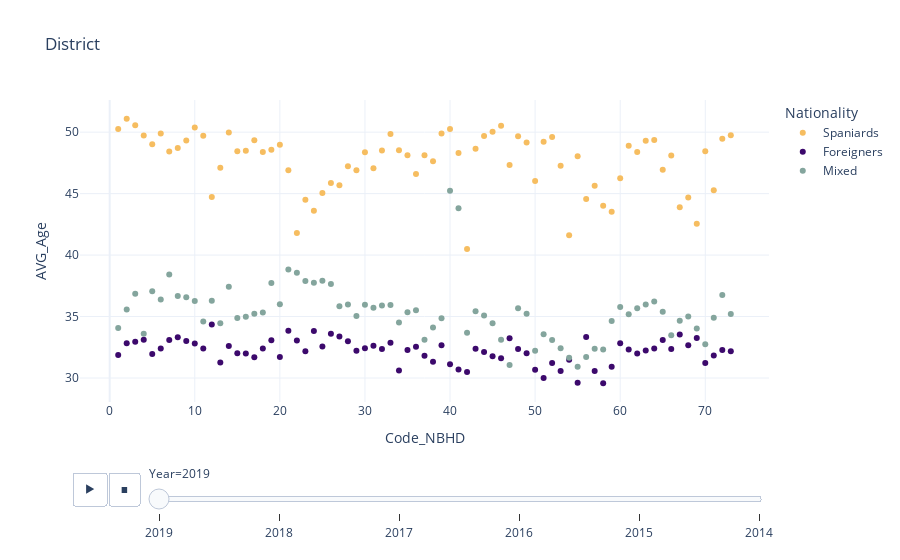

The notebook cell this image was saved under:
### Code cell
fig = px.scatter(composition, x='Code_NBHD', y='AVG_Age', animation_frame="Year", title="District",
                 color_discrete_map=color_dict, color="Nationality",  template="plotly_white",
                 hover_name='Name_NBHD', labels={'Name_NBHD':'Neighborhood Name'})
fig.show()

### Figure 1 — Plotly figure (JSON) as saved in the notebook; plotly's stock layout.template omitted (floating-point values rounded to 4 significant figures)
{"data": [{"hovertemplate": "<b>%{hovertext}</b><br><br>Nationality=Spaniards<br>Year=2019<br>Code_NBHD=%{x}<br>AVG_Age=%{y}<extra></extra>", "hovertext": ["el Raval", "el Barri Gòtic", "la Barceloneta", "Sant Pere, Santa Caterina i la Ribera", "el Fort Pienc", "la Sagrada Família", "la Dreta de l'Eixample", "l'Antiga Esquerra de l'Eixample", "la Nova Esquerra de l'Eixample", "Sant Antoni", "el Poble Sec", "la Marina del Prat Vermell", "la Marina de Port", "la Font de la Guatlla", "Hostafrancs", "la Bordeta", "Sants - Badal", "Sants", "les Corts", "la Maternitat i Sant Ramon", "Pedralbes", "Vallvidrera, el Tibidabo i les Planes", "Sarrià", "les Tres Torres", "Sant Gervasi - la Bonanova", "Sant Gervasi - Galvany", "el Putxet i el Farró", "Vallcarca i els Penitents", "el Coll", "la Salut", "la Vila de Gràcia", "el Camp d'en Grassot i Gràcia Nova", "el Baix Guinardó", "Can Baró", "el Guinardó", "la Font d'en Fargues", "el Carmel", "la Teixonera", "Sant Genís dels Agudells", "Montbau", "la Vall d'Hebron", "la Clota", "Horta", "Vilapicina i la Torre Llobeta", "Porta", "el Turó de la Peira", "Can Peguera", "la Guineueta", "Canyelles", "les Roquetes", "Verdun", "la Prosperitat", "la Trinitat Nova", "Torre Baró", "Ciutat Meridiana", "Vallbona", "la Trinitat Vella", "Baró de Viver", "el Bon Pastor", "Sant Andreu", "la Sagrera", "el Congrés i els Indians", "Navas", "el Camp de l'Arpa del Clot", "el Clot", "el Parc i la Llacuna del Poblenou", "la Vila Olímpica del Poblenou", "el Poblenou", "Diagonal Mar i el Front Marítim del Poblenou", "el Besòs i el Maresme", "Provençals del Poblenou", "Sant Martí de Provençals", "la Verneda i la Pau"], "legendgroup": "Spaniards", "marker": {"color": "#f6bd60", "symbol": "circle"}, "mode": "markers", "name": "Spaniards", "orientation": "v", "showlegend": true, "type": "scatter", "x": [1, 2, 3, 4, 5, 6, 7, 8, 9, 10, 11, 12, 13, 14, 15, 16, 17, 18, 19, 20, 21, 22, 23, 24, 25, 26, 27, 28, 29, 30, 31, 32, 33, 34, 35, 36, 37, 38, 39, 40, 41, 42, 43, 44, 45, 46, 47, 48, 49, 50, 51, 52, 53, 54, 55, 56, 57, 58, 59, 60, 61, 62, 63, 64, 65, 66, 67, 68, 69, 70, 71, 72, 73], "xaxis": "x", "y": [50.25, 51.08, 50.57, 49.73, 49.02, 49.89, 48.44, 48.71, 49.33, 50.38, 49.7, 44.73, 47.1, 49.97, 48.45, 48.5, 49.34, 48.39, 48.57, 48.97, 46.9, 41.8, 44.5, 43.61, 45.05, 45.87, 45.68, 47.22, 46.91, 48.37, 47.06, 48.51, 49.85, 48.52, 48.12, 46.6, 48.12, 47.64, 49.9, 50.25, 48.3, 40.49, 48.65, 49.69, 50.04, 50.51, 47.33, 49.68, 49.15, 46.03, 49.21, 49.61, 47.26, 41.61, 48.04, 44.55, 45.63, 44.01, 43.52, 46.24, 48.9, 48.39, 49.3, 49.36, 46.94, 48.11, 43.9, 44.68, 42.55, 48.45, 45.27, 49.46, 49.76], "yaxis": "y"}, {"hovertemplate": "<b>%{hovertext}</b><br><br>Nationality=Foreigners<br>Year=2019<br>Code_NBHD=%{x}<br>AVG_Age=%{y}<extra></extra>", "hovertext": ["el Raval", "el Barri Gòtic", "la Barceloneta", "Sant Pere, Santa Caterina i la Ribera", "el Fort Pienc", "la Sagrada Família", "la Dreta de l'Eixample", "l'Antiga Esquerra de l'Eixample", "la Nova Esquerra de l'Eixample", "Sant Antoni", "el Poble Sec", "la Marina del Prat Vermell", "la Marina de Port", "la Font de la Guatlla", "Hostafrancs", "la Bordeta", "Sants - Badal", "Sants", "les Corts", "la Maternitat i Sant Ramon", "Pedralbes", "Vallvidrera, el Tibidabo i les Planes", "Sarrià", "les Tres Torres", "Sant Gervasi - la Bonanova", "Sant Gervasi - Galvany", "el Putxet i el Farró", "Vallcarca i els Penitents", "el Coll", "la Salut", "la Vila de Gràcia", "el Camp d'en Grassot i Gràcia Nova", "el Baix Guinardó", "Can Baró", "el Guinardó", "la Font d'en Fargues", "el Carmel", "la Teixonera", "Sant Genís dels Agudells", "Montbau", "la Vall d'Hebron", "la Clota", "Horta", "Vilapicina i la Torre Llobeta", "Porta", "el Turó de la Peira", "Can Peguera", "la Guineueta", "Canyelles", "les Roquetes", "Verdun", "la Prosperitat", "la Trinitat Nova", "Torre Baró", "Ciutat Meridiana", "Vallbona", "la Trinitat Vella", "Baró de Viver", "el Bon Pastor", "Sant Andreu", "la Sagrera", "el Congrés i els Indians", "Navas", "el Camp de l'Arpa del Clot", "el Clot", "el Parc i la Llacuna del Poblenou", "la Vila Olímpica del Poblenou", "el Poblenou", "Diagonal Mar i el Front Marítim del Poblenou", "el Besòs i el Maresme", "Provençals del Poblenou", "Sant Martí de Provençals", "la Verneda i la Pau"], "legendgroup": "Foreigners", "marker": {"color": "#3c096c", "symbol": "circle"}, "mode": "markers", "name": "Foreigners", "orientation": "v", "showlegend": true, "type": "scatter", "x": [1, 2, 3, 4, 5, 6, 7, 8, 9, 10, 11, 12, 13, 14, 15, 16, 17, 18, 19, 20, 21, 22, 23, 24, 25, 26, 27, 28, 29, 30, 31, 32, 33, 34, 35, 36, 37, 38, 39, 40, 41, 42, 43, 44, 45, 46, 47, 48, 49, 50, 51, 52, 53, 54, 55, 56, 57, 58, 59, 60, 61, 62, 63, 64, 65, 66, 67, 68, 69, 70, 71, 72, 73], "xaxis": "x", "y": [31.88, 32.83, 32.94, 33.11, 31.96, 32.4, 33.09, 33.32, 33.02, 32.8, 32.4, 34.35, 31.27, 32.61, 32.02, 31.98, 31.69, 32.41, 33.07, 31.71, 33.84, 33.06, 32.18, 33.82, 32.57, 33.61, 33.37, 32.99, 32.21, 32.41, 32.62, 32.35, 32.86, 30.62, 32.28, 32.54, 31.81, 31.33, 32.66, 31.12, 30.7, 30.49, 32.39, 32.12, 31.78, 31.61, 33.24, 32.36, 32.02, 30.66, 30.01, 31.23, 30.57, 31.49, 29.62, 33.33, 30.58, 29.58, 30.92, 32.82, 32.32, 32, 32.23, 32.41, 33.1, 32.37, 33.54, 32.67, 33.25, 31.21, 31.84, 32.27, 32.17], "yaxis": "y"}, {"hovertemplate": "<b>%{hovertext}</b><br><br>Nationality=Mixed<br>Year=2019<br>Code_NBHD=%{x}<br>AVG_Age=%{y}<extra></extra>", "hovertext": ["el Raval", "el Barri Gòtic", "la Barceloneta", "Sant Pere, Santa Caterina i la Ribera", "el Fort Pienc", "la Sagrada Família", "la Dreta de l'Eixample", "l'Antiga Esquerra de l'Eixample", "la Nova Esquerra de l'Eixample", "Sant Antoni", "el Poble Sec", "la Marina del Prat Vermell", "la Marina de Port", "la Font de la Guatlla", "Hostafrancs", "la Bordeta", "Sants - Badal", "Sants", "les Corts", "la Maternitat i Sant Ramon", "Pedralbes", "Vallvidrera, el Tibidabo i les Planes", "Sarrià", "les Tres Torres", "Sant Gervasi - la Bonanova", "Sant Gervasi - Galvany", "el Putxet i el Farró", "Vallcarca i els Penitents", "el Coll", "la Salut", "la Vila de Gràcia", "el Camp d'en Grassot i Gràcia Nova", "el Baix Guinardó", "Can Baró", "el Guinardó", "la Font d'en Fargues", "el Carmel", "la Teixonera", "Sant Genís dels Agudells", "Montbau", "la Vall d'Hebron", "la Clota", "Horta", "Vilapicina i la Torre Llobeta", "Porta", "el Turó de la Peira", "Can Peguera", "la Guineueta", "Canyelles", "les Roquetes", "Verdun", "la Prosperitat", "la Trinitat Nova", "Torre Baró", "Ciutat Meridiana", "Vallbona", "la Trinitat Vella", "Baró de Viver", "el Bon Pastor", "Sant Andreu", "la Sagrera", "el Congrés i els Indians", "Navas", "el Camp de l'Arpa del Clot", "el Clot", "el Parc i la Llacuna del Poblenou", "la Vila Olímpica del Poblenou", "el Poblenou", "Diagonal Mar i el Front Marítim del Poblenou", "el Besòs i el Maresme", "Provençals del Poblenou", "Sant Martí de Provençals", "la Verneda i la Pau"], "legendgroup": "Mixed", "marker": {"color": "#84a59d", "symbol": "circle"}, "mode": "markers", "name": "Mixed", "orientation": "v", "showlegend": true, "type": "scatter", "x": [1, 2, 3, 4, 5, 6, 7, 8, 9, 10, 11, 12, 13, 14, 15, 16, 17, 18, 19, 20, 21, 22, 23, 24, 25, 26, 27, 28, 29, 30, 31, 32, 33, 34, 35, 36, 37, 38, 39, 40, 41, 42, 43, 44, 45, 46, 47, 48, 49, 50, 51, 52, 53, 54, 55, 56, 57, 58, 59, 60, 61, 62, 63, 64, 65, 66, 67, 68, 69, 70, 71, 72, 73], "xaxis": "x", "y": [34.08, 35.56, 36.85, 33.59, 37.06, 36.38, 38.42, 36.66, 36.57, 36.25, 34.59, 36.27, 34.46, 37.43, 34.87, 34.98, 35.23, 35.33, 37.74, 36.0, 38.83, 38.56, 37.89, 37.75, 37.92, 37.65, 35.84, 35.97, 35.04, 35.95, 35.71, 35.89, 35.94, 34.51, 35.36, 35.52, 33.11, 34.1, 34.86, 45.23, 43.82, 33.68, 35.43, 35.09, 34.45, 33.11, 31.06, 35.68, 35.23, 32.22, 33.56, 33.1, 32.41, 31.65, 30.91, 31.71, 32.38, 32.31, 34.63, 35.77, 35.18, 35.68, 35.98, 36.23, 35.39, 33.48, 34.66, 35.01, 34.02, 32.74, 34.9, 36.76, 35.22], "yaxis": "y"}], "layout": {"legend": {"title": {"text": "Nationality"}, "tracegroupgap": 0}, "sliders": [{"active": 0, "currentvalue": {"prefix": "Year="}, "len": 0.9, "pad": {"b": 10, "t": 60}, "steps": [{"args": [["2019"], {"frame": {"duration": 0, "redraw": false}, "fromcurrent": true, "mode": "immediate", "transition": {"duration": 0, "easing": "linear"}}], "label": "2019", "method": "animate"}, {"args": [["2018"], {"frame": {"duration": 0, "redraw": false}, "fromcurrent": true, "mode": "immediate", "transition": {"duration": 0, "easing": "linear"}}], "label": "2018", "method": "animate"}, {"args": [["2017"], {"frame": {"duration": 0, "redraw": false}, "fromcurrent": true, "mode": "immediate", "transition": {"duration": 0, "easing": "linear"}}], "label": "2017", "method": "animate"}, {"args": [["2016"], {"frame": {"duration": 0, "redraw": false}, "fromcurrent": true, "mode": "immediate", "transition": {"duration": 0, "easing": "linear"}}], "label": "2016", "method": "animate"}, {"args": [["2015"], {"frame": {"duration": 0, "redraw": false}, "fromcurrent": true, "mode": "immediate", "transition": {"duration": 0, "easing": "linear"}}], "label": "2015", "method": "animate"}, {"args": [["2014"], {"frame": {"duration": 0, "redraw": false}, "fromcurrent": true, "mode": "immediate", "transition": {"duration": 0, "easing": "linear"}}], "label": "2014", "method": "animate"}], "x": 0.1, "xanchor": "left", "y": 0, "yanchor": "top"}], "title": {"text": "District"}, "updatemenus": [{"buttons": [{"args": [null, {"frame": {"duration": 500, "redraw": false}, "fromcurrent": true, "mode": "immediate", "transition": {"duration": 500, "easing": "linear"}}], "label": "&#9654;", "method": "animate"}, {"args": [[null], {"frame": {"duration": 0, "redraw": false}, "fromcurrent": true, "mode": "immediate", "transition": {"duration": 0, "easing": "linear"}}], "label": "&#9724;", "method": "animate"}], "direction": "left", "pad": {"r": 10, "t": 70}, "showactive": false, "type": "buttons", "x": 0.1, "xanchor": "right", "y": 0, "yanchor": "top"}], "xaxis": {"anchor": "y", "domain": [0, 1], "title": {"text": "Code_NBHD"}}, "yaxis": {"anchor": "x", "domain": [0, 1], "title": {"text": "AVG_Age"}}}}
